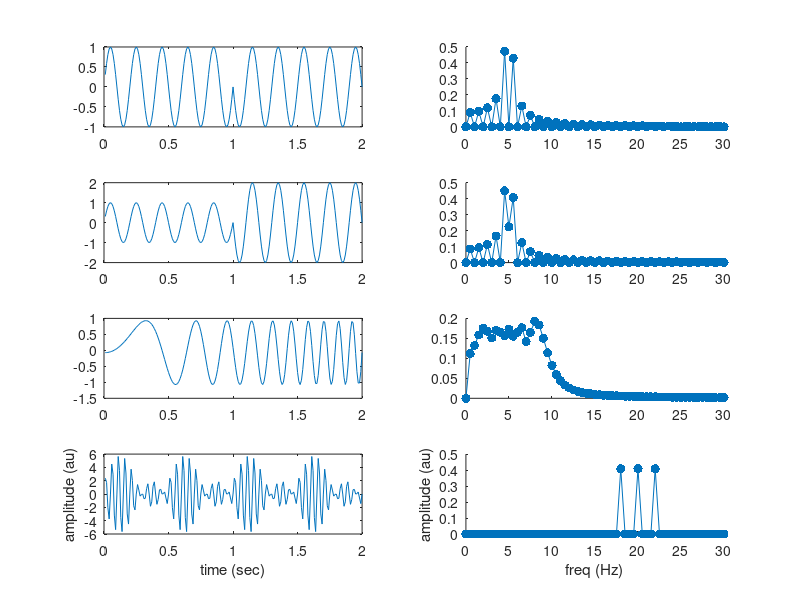
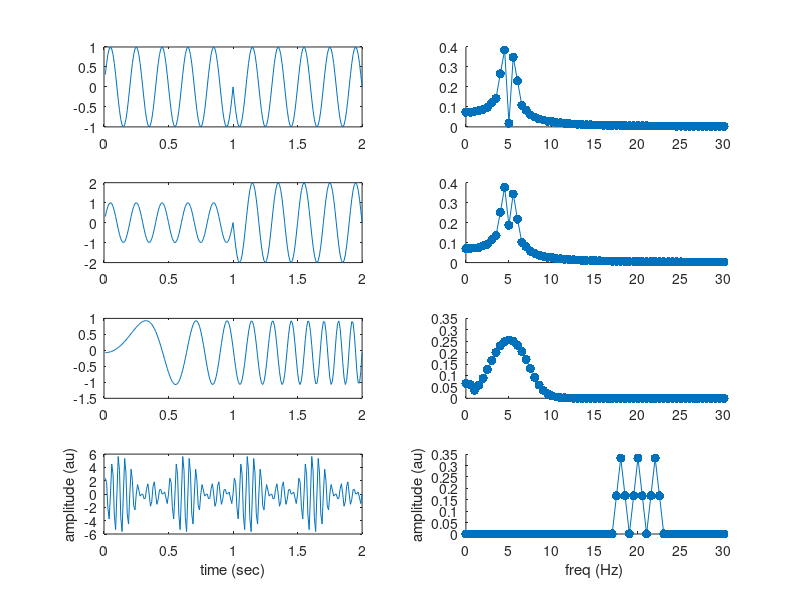

Write MATLAB code to recreate these figures, in order.
% script by STO ten Oever, 09-02-2018. Developed for M-BIC: Disclosing fine-grained temporal 
% processing: Common and advanced analysis of EEG time-series. 
% 
% script 3. 
% This script provides examples of different kinds of data and their
% Fourier transform
%

clear

%% sample example data
%close all
fsample = 100;
tp = [1/fsample:1/fsample:2];
ndatsample = length(tp);
FreqUse = [0:ndatsample/2]./tp(end); 

%% non-sinus ones
clear dat
% linear
dat{1} = linspace(-1,1,ndatsample);
% impulse1
dat{2} = zeros(1,ndatsample);
dat{2}(round(length(tp)/2)) = 1;
dat{2}(round(length(tp)/2)+1) = -1;
% impulse2
dat{3} = zeros(1,ndatsample);
dat{3}(round(length(tp)/2)) = 1;
dat{3}(round(length(tp)/2)+1) = 1;
% sawtooth
dat{4} = sawtooth(tp*2*pi*5);
% sawtooth + linear trend
dat{5} = sawtooth(tp*2*pi*5)+dat{1}.*2;

%% non periodic sinus
clear dat
% 180 phase reset:
dat{1} = [sin(2*pi*5*tp(1:length(tp)/2)) sin(2*pi*5*tp(1:length(tp)/2)+pi)];
% 180 phase reset + power increase:
dat{2} = [sin(2*pi*5*tp(1:length(tp)/2)) sin(2*pi*5*tp(1:length(tp)/2)+pi).*2];
% increase in frequency:
t=linspace(0,10,length(tp));
dat{3} = [sin(2*pi/10.*t.^2)];
% amplitude modulation
y1=sin(2*pi*2*tp); % message signal
y2=sin(2*pi*20*tp); % carrier signal
dat{4} = (1+2.*y1).*(2.*y2);

%% untapered:
for it = 1:length(dat)
    dat{it} = dat{it}-mean(dat{it});
    fft_output = fft(dat{it},[], 2);
    fft_output = fft_output ./norm(fft_output, 'fro');
    fft_outputP = abs(fft_output).^2; % pow
    fft_output = abs(fft_output); % amplitude
        
    figure(1)
    subplot(length(dat),2,1+(it-1)*2)
    plot(tp, dat{it}); set(gca, 'xlim', [0 tp(end)]);
    if it == length(dat)
        xlabel('time (sec)'); ylabel('amplitude (au)');
    end;
    subplot(length(dat),2,it*2)
    hold on
    plot(FreqUse, fft_output(1:ceil(ndatsample/2)+1), '.-', 'markersize', 20);
    if it == length(dat)
        xlabel('freq (Hz)'); ylabel('amplitude (au)');
    end;
    hold off
    set(gca, 'xlim', [0 30]); 
end;

%% hanning tapered:
tap = hanning(ndatsample)';
tap = tap./norm(tap, 'fro');

for it = 1:length(dat)
    dat{it} = dat{it}-mean(dat{it});
    fft_output = fft(bsxfun(@times,dat{it},tap),[], 2);
    fft_output = fft_output ./norm(fft_output, 'fro');
    fft_outputP = abs(fft_output).^2; % pow
    fft_output = abs(fft_output); % amplitude
        
    figure(2)
    subplot(length(dat),2,1+(it-1)*2)
    plot(tp, dat{it}); set(gca, 'xlim', [0 tp(end)]);
    if it == length(dat)
        xlabel('time (sec)'); ylabel('amplitude (au)');
    end;
    subplot(length(dat),2,it*2)
    hold on
    plot(FreqUse, fft_output(1:ceil(ndatsample/2)+1), '.-', 'markersize', 20);
    if it == length(dat)
        xlabel('freq (Hz)'); ylabel('amplitude (au)');
    end;
    hold off
    set(gca, 'xlim', [0 30]);        
end;
